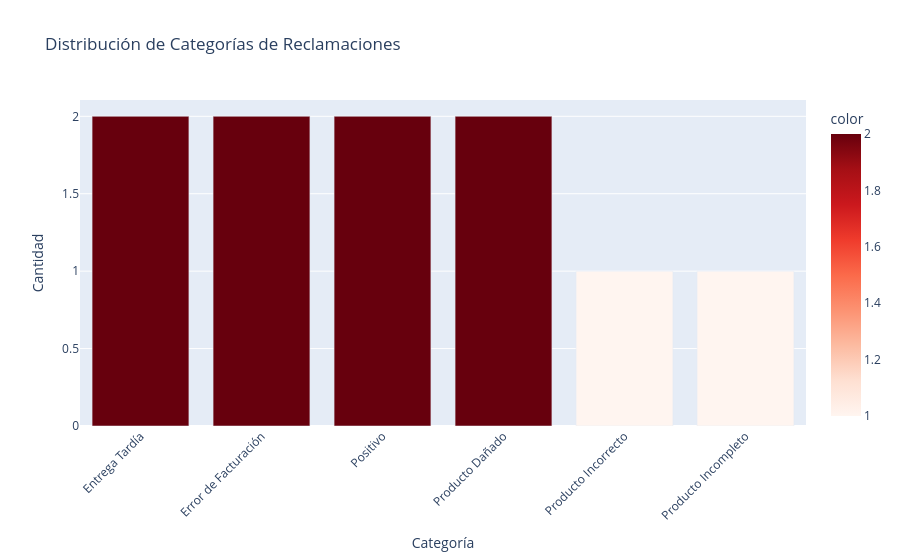

Notebook code cell kept with this figure:
### Markdown cell above
## 6️⃣ Análisis de Categorías (¿Qué problemas tenemos?)

**Pregunta clave**: ¿Cuál es el tipo más frecuente de problema?

**Interpretación de resultados**:
- Si **Entrega Tardía > 30%** → Problema de logística/SLA
  - Acción: Revisar operadores logísticos, ampliar ventanas de entrega
- Si **Producto Dañado > 20%** → Problema de empaque/manipulación
  - Acción: Mejorar calidad de empaques, entrenar manipuladores
- Si **Error de Facturación > 15%** → Problema de sistemas
  - Acción: Auditar integración con ERP

**Visualización**: Gráfico de barras interactivo
- X: Tipos de categorías
- Y: Cantidad de reclamaciones
- Color: Intensidad (rojo = más reclamaciones)

**Caso de uso**:
Director de Operaciones necesita saber: "¿En qué invertir primero?"
Respuesta: "El 40% de reclamaciones son entregas tardías, apunta al equipo logístico"

### Code cell
# Distribución de categorías
category_counts = df_classified['category'].value_counts()

fig = px.bar(
    x=category_counts.index,
    y=category_counts.values,
    title="Distribución de Categorías de Reclamaciones",
    labels={'x': 'Categoría', 'y': 'Cantidad'},
    color=category_counts.values,
    color_continuous_scale='Reds'
)
fig.update_xaxes(tickangle=-45)
fig.show()

print("📊 Top Categorías:")
print(category_counts)

### Figure 1 — Plotly figure (JSON) as saved in the notebook; plotly's stock layout.template omitted (floating-point values rounded to 4 significant figures)
{"data": [{"hovertemplate": "Categoría=%{x}<br>Cantidad=%{y}<br>color=%{marker.color}<extra></extra>", "legendgroup": "", "marker": {"color": [2, 2, 2, 2, 1, 1], "coloraxis": "coloraxis", "pattern": {"shape": ""}}, "name": "", "orientation": "v", "showlegend": false, "textposition": "auto", "type": "bar", "x": ["Entrega Tardía", "Error de Facturación", "Positivo", "Producto Dañado", "Producto Incorrecto", "Producto Incompleto"], "xaxis": "x", "y": [2, 2, 2, 2, 1, 1], "yaxis": "y"}], "layout": {"barmode": "relative", "coloraxis": {"colorbar": {"title": {"text": "color"}}, "colorscale": [[0, "rgb(255,245,240)"], [0.125, "rgb(254,224,210)"], [0.25, "rgb(252,187,161)"], [0.375, "rgb(252,146,114)"], [0.5, "rgb(251,106,74)"], [0.625, "rgb(239,59,44)"], [0.75, "rgb(203,24,29)"], [0.875, "rgb(165,15,21)"], [1, "rgb(103,0,13)"]]}, "legend": {"tracegroupgap": 0}, "title": {"text": "Distribución de Categorías de Reclamaciones"}, "xaxis": {"anchor": "y", "domain": [0, 1], "tickangle": -45, "title": {"text": "Categoría"}}, "yaxis": {"anchor": "x", "domain": [0, 1], "title": {"text": "Cantidad"}}}}
